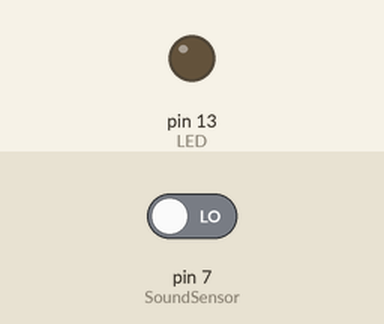
Recording of a sketch running on a simulated Arduino Uno, built with avr-gcc and run on an emulated ATmega328P. On the bench: output pins drawn as LEDs (lit = HIGH). The test bench sets the inputs (shaded band); at power-on: pin 7 (SoundSensor) LOW.

Above: at 1.2 s.
1.3 s: pin 7 (SoundSensor) driven HIGH
At 2.0 s:
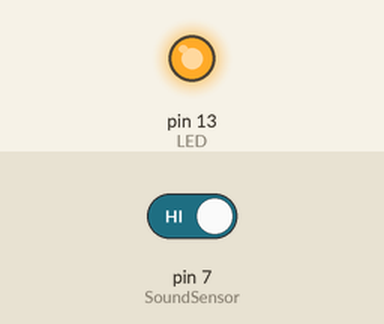
At 33.5 s:
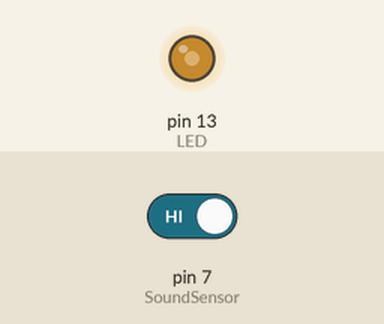
Timing chart, 0 to 34.3 s (numbered marks = the images above; inputs shaded):
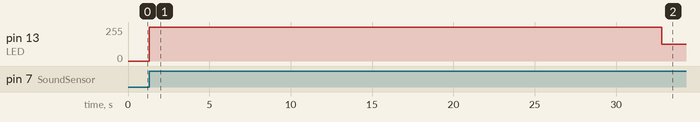

The sketch:

clap.ino
```cpp
int SoundSensor=7;
int LED=13;
bool LEDState=false;
int lastClapTime = 0;

void setup() {
 pinMode(SoundSensor,INPUT);
 pinMode(LED,OUTPUT);
}

void loop() {
    if (digitalRead(SoundSensor)==HIGH) {
        if (millis() - lastClapTime > 300) {
            LEDState = !LEDState;
            digitalWrite(LED, LEDState);
        }
        lastClapTime = millis();
    }
}
```

Measured:
- after the input at 1.3 s, pin 13 (LED): 0/255 → 255/255 at once, → 127/255 31.5 s later
